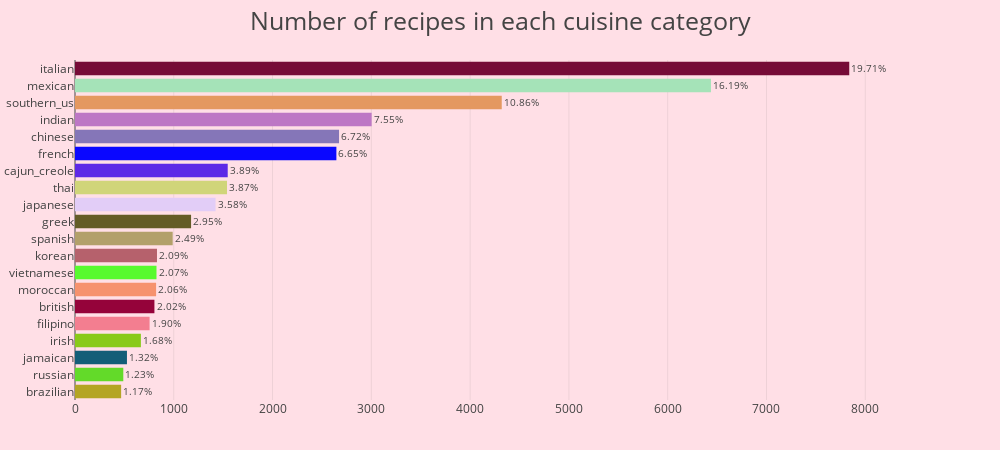

Write notebook code for a chart like this one.
### Code cell
trace = go.Bar(
            x=train_data.cuisine.value_counts().values[::-1],
            y= [i for i in train_data.cuisine.value_counts().index][::-1],
            text =labelpercents[::-1],  textposition = 'outside', 
            orientation = 'h',marker = dict(color = random_colours(20)))
layout = go.Layout(title='Number of recipes in each cuisine category',
                   titlefont = dict(size = 25),
                   width=1000, height=450, 
                   plot_bgcolor = 'rgba(0,0,0,0)',
                   paper_bgcolor = 'rgba(255, 219, 227, 0.88)',
                   margin=dict(l=75,r=110,b=50,t=60),
                   )
data = [trace]
fig = dict(data=data, layout=layout)
iplot(fig, filename='horizontal-bar')

### Figure 1 — Plotly figure (JSON) as saved in the notebook; plotly's stock layout.template omitted (floating-point values rounded to 4 significant figures)
{"data": [{"marker": {"color": ["#B4A524", "#63DA29", "#135E78", "#89CA19", "#F37E90", "#95033A", "#F6926E", "#58FA2E", "#B6616C", "#B2A06A", "#645C27", "#E2CDF7", "#D0D579", "#5D29E7", "#0A07FF", "#8576B8", "#BD77C5", "#E49860", "#A5E3B8", "#760B37"]}, "orientation": "h", "text": ["1.17%", "1.23%", "1.32%", "1.68%", "1.90%", "2.02%", "2.06%", "2.07%", "2.09%", "2.49%", "2.95%", "3.58%", "3.87%", "3.89%", "6.65%", "6.72%", "7.55%", "10.86%", "16.19%", "19.71%"], "textposition": "outside", "type": "bar", "uid": "bce655f3-663f-4ad1-ad68-763955b7497c", "x": [467, 489, 526, 667, 755, 804, 821, 825, 830, 989, 1175, 1423, 1539, 1546, 2646, 2673, 3003, 4320, 6438, 7838], "y": ["brazilian", "russian", "jamaican", "irish", "filipino", "british", "moroccan", "vietnamese", "korean", "spanish", "greek", "japanese", "thai", "cajun_creole", "french", "chinese", "indian", "southern_us", "mexican", "italian"]}], "layout": {"height": 450, "margin": {"b": 50, "l": 75, "r": 110, "t": 60}, "paper_bgcolor": "rgba(255, 219, 227, 0.88)", "plot_bgcolor": "rgba(0,0,0,0)", "title": {"font": {"size": 25}, "text": "Number of recipes in each cuisine category"}, "width": 1000}}
